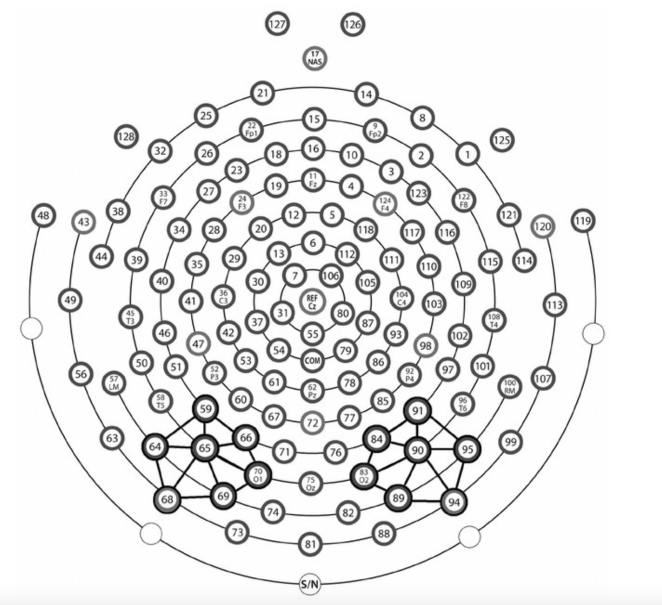
#> input picture Joels_Files/forPlot/blank.png, 1324 x 1210 px (shown at 1/2 size)
$ python detect_circles.py
#> lines starting #> are read from the running program, lines starting #| are printed output that depends on the picture; after the words box and inside, x2 and y2 are one past the last pixel; in counts of white or black regions, pixels touching at a corner belong together
import cv2
import numpy as np

# Read image.
img = cv2.imread('blank.png', cv2.IMREAD_COLOR)
#> img is the input picture: shape (1210, 1324, 3); mean B, G, R 232.1, 232.1, 232.1

# Convert to grayscale.
gray = cv2.cvtColor(img, cv2.COLOR_BGR2GRAY)

# Blur using 3 * 3 kernel.
gray_blurred = cv2.blur(gray, (3, 3))

# Apply Hough transform on the blurred image.
detected_circles = cv2.HoughCircles(gray_blurred,
                   cv2.HOUGH_GRADIENT, 1, 20, param1 = 50,
               param2 = 30, minRadius = 24, maxRadius = 28)
#> detected_circles = 130 rows, first 8: [624.5, 602.5, 27.4], [428.5, 745.5, 24.9], [545.5, 1023.5, 25.1], [824.5, 463.5, 25], [818.5, 749.5, 24.9], [621.5, 966.5, 24.9], [202.5, 512.5, 24.6], [767.5, 1066.5, 24.6]


# Draw circles that are detected.
if detected_circles is not None:

    # Convert the circle parameters a, b and r to integers.
    detected_circles = np.uint16(np.around(detected_circles))[0]
#> detected_circles = 130 rows, first 8: [624, 602, 27], [428, 746, 25], [546, 1024, 25], [824, 464, 25], [818, 750, 25], [622, 966, 25], [202, 512, 25], [768, 1066, 25]

    for i,pt in enumerate(detected_circles):
        if i > 105:
            a, b, r = pt[0], pt[1], pt[2]

            # Draw the circumference of the circle.
            cv2.circle(img, (a, b), r, (0, 255, 0), 2)

            # Draw a small circle (of radius 1) to show the center.
            cv2.circle(img, (a, b), 1, (0, 0, 255), 3)
            cv2.namedWindow("Detected Circle", cv2.WINDOW_KEEPRATIO)
            cv2.imshow("Detected Circle", img)
            cv2.resizeWindow('Detected Circle', 800, 800)
            cv2.waitKey(0)
#> this loop made 130 passes
#> (a, b, r) on passes 107 to 118: (446, 992, 27), (686, 626, 25), (320, 802, 25), (694, 508, 25), (1166, 442, 25), (834, 900, 27), (140, 600, 25), (752, 876, 24), (706, 48, 24), (844, 236, 25), (252, 272, 24), (726, 952, 27)
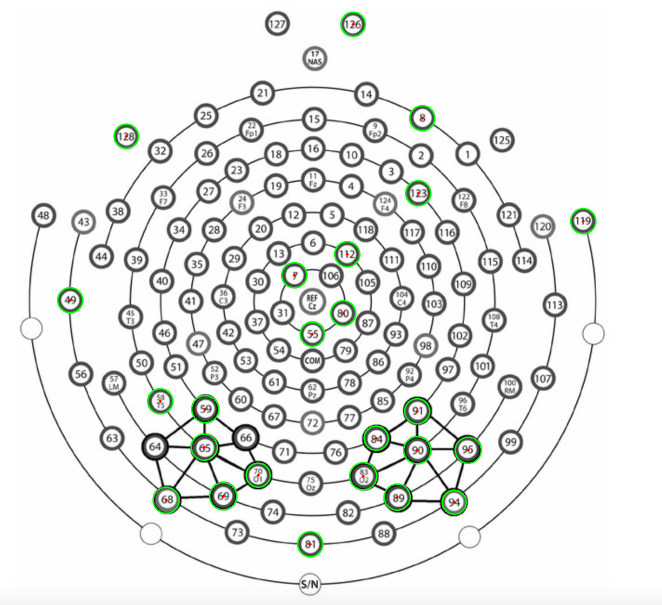
#> img: shape (1210, 1324, 3) (shown at 1/2 size); 0.77% of pixels changed, all inside (x1, y1, x2, y2) = (114, 23, 1193, 1115)
#np.savetxt('coords.csv', detected_circles, fmt='%i', delimiter=',', header="electrode,posX,posY,radius", comments='')
